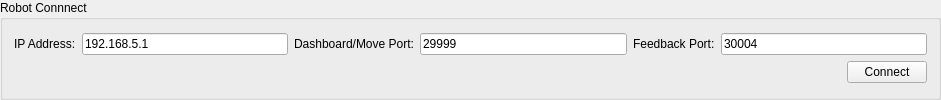
      <widget class="QGroupBox" name="groupBox">
       <property name="title">
        <string>Robot Connnect</string>
       </property>
       <layout class="QGridLayout" name="gridLayout">
        <item row="0" column="0">
         <layout class="QVBoxLayout" name="verticalLayout">
          <item>
           <layout class="QHBoxLayout" name="horizontalLayout">
            <item>
             <widget class="QLabel" name="label">
              <property name="sizePolicy">
               <sizepolicy hsizetype="Preferred" vsizetype="Fixed">
                <horstretch>0</horstretch>
                <verstretch>0</verstretch>
               </sizepolicy>
              </property>
              <property name="text">
               <string>IP Address:</string>
              </property>
             </widget>
            </item>
            <item>
             <widget class="QLineEdit" name="lineEditIP">
              <property name="text">
               <string>192.168.5.1</string>
              </property>
             </widget>
            </item>
            <item>
             <widget class="QLabel" name="label_2">
              <property name="sizePolicy">
               <sizepolicy hsizetype="Preferred" vsizetype="Fixed">
                <horstretch>0</horstretch>
                <verstretch>0</verstretch>
               </sizepolicy>
              </property>
              <property name="text">
               <string>&lt;html&gt;&lt;head/&gt;&lt;body&gt;&lt;p&gt;Dashboard/Move Port:&lt;/p&gt;&lt;/body&gt;&lt;/html&gt;</string>
              </property>
             </widget>
            </item>
            <item>
             <widget class="QLineEdit" name="lineEditDashPort">
              <property name="text">
               <string>29999</string>
              </property>
             </widget>
            </item>
            <item>
             <widget class="QLabel" name="label_4">
              <property name="sizePolicy">
               <sizepolicy hsizetype="Preferred" vsizetype="Fixed">
                <horstretch>0</horstretch>
                <verstretch>0</verstretch>
               </sizepolicy>
              </property>
              <property name="text">
               <string>Feedback Port:</string>
              </property>
             </widget>
            </item>
            <item>
             <widget class="QLineEdit" name="lineEditFeedbackPort">
              <property name="text">
               <string>30004</string>
              </property>
             </widget>
            </item>
           </layout>
          </item>
          <item>
           <layout class="QHBoxLayout" name="horizontalLayout_2">
            <item>
             <spacer name="horizontalSpacer">
              <property name="orientation">
               <enum>Qt::Horizontal</enum>
              </property>
              <property name="sizeHint" stdset="0">
               <size>
                <width>833</width>
                <height>20</height>
               </size>
              </property>
             </spacer>
            </item>
            <item>
             <widget class="QPushButton" name="btnConnect">
              <property name="text">
               <string>Connect</string>
              </property>
             </widget>
            </item>
           </layout>
          </item>
         </layout>
        </item>
       </layout>
      </widget>
